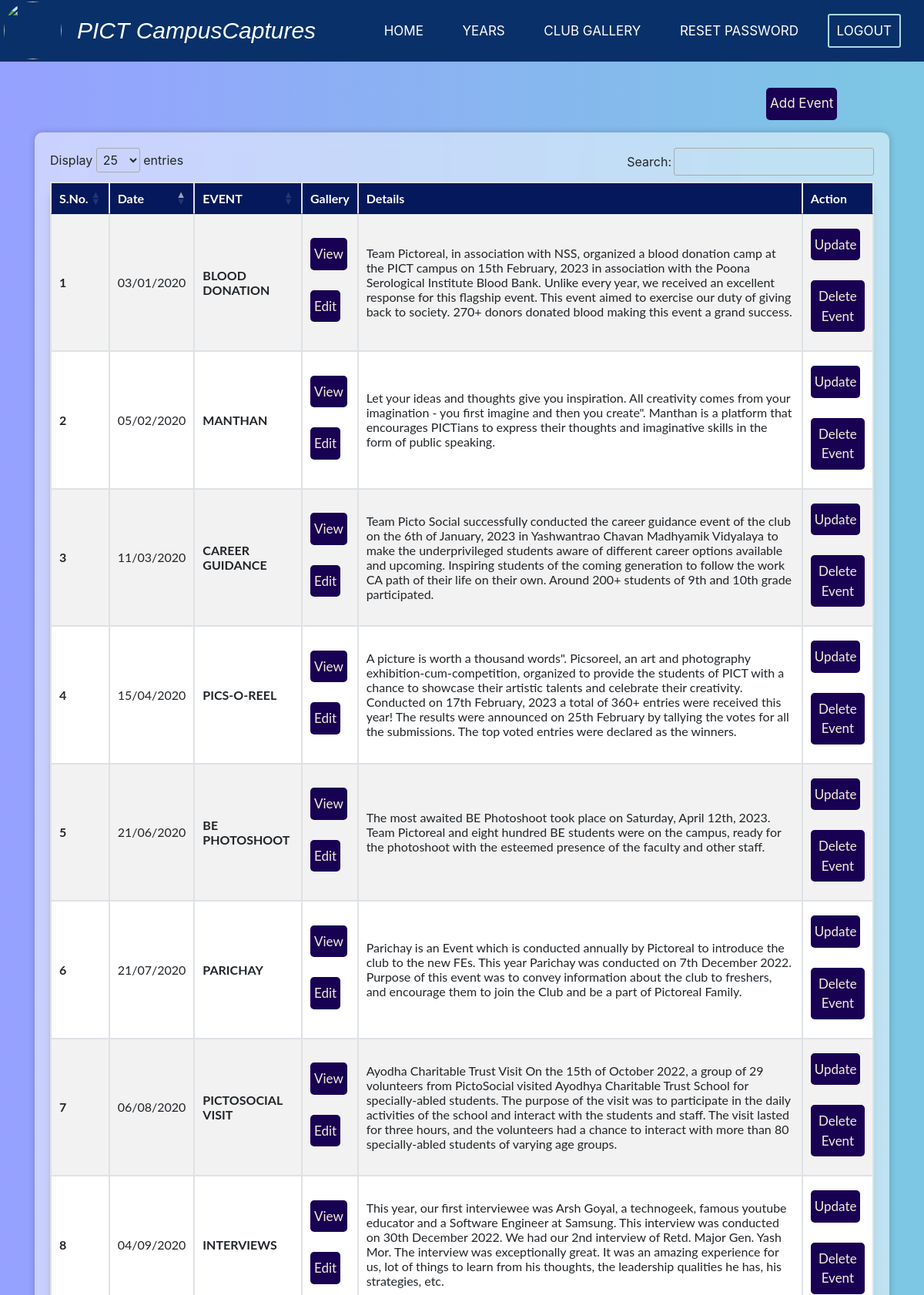
The app's page /welcome.php (signed in, upper part) with its own data.
### tables this page shows
CREATE TABLE `pictoreal` (
  `id` int(11) NOT NULL,
  `event_date` date NOT NULL,
  `event_name` varchar(100) NOT NULL,
  `gallery` longblob NOT NULL,
  `details` mediumtext NOT NULL
);

### welcome.php (the view, shortened to what this page needs)
<?php
$table_name = $_SESSION['club_name'];
$images_table_name = $table_name . '_images';
include 'partials/_dbconnect.php';
?>
<link href="https://cdn.jsdelivr.net/npm/bootstrap@5.0.2/dist/css/bootstrap.min.css" rel="stylesheet">
 <link rel="stylesheet" href="https://stackpath.bootstrapcdn.com/bootstrap/4.4.1/css/bootstrap.min.css"
>
  <link rel="stylesheet" href="//cdn.datatables.net/1.10.20/css/jquery.dataTables.min.css">
  <link rel="stylesheet" href="welcome.css">
  <nav>
  <div class="logosymbol"><a href="/campus_captures/welcome.php"><img src="pict1.png"></a></div>
        <label class="logo">PICT CampusCaptures</label>
        <ul>
            <li><a href="/campus_captures/welcome.php">Home</a></li>
            <li><a href="#" class="wbtn">Years</a>
            </li>
            <li><a href="/campus_captures/gallery.php"  class="wbtn">Club Gallery</a></li>
            <li><a href="/campus_captures/reset-password.php"  class="wbtn">Reset Password</a></li>
            <li><a href="/campus_captures/logout.php"  class="wbtn">Logout</a></li>
        </ul>
  </nav>
<div class="container my-4">
    <div class="row">
      <div class="col-10">
      </div>
      <div class="col-2">
        <form action="/campus_captures/addevent.php" method="post">
          <button class='edit  btn btn-sm btn-primary'>Add Event</button>
        </form>
      </div>
    </div>
    <div class="table-container">
    <table id="dtBasicExample" class="table-striped table-bordered table-sm" cellspacing="0" width="100%">
  <thead>
    <tr>
      <th class="th-sm">S.No.
      </th>
      <th class="th-sm">Date
      </th>
      <th class="th-sm">EVENT
      </th>
      <th class="th-sm">Gallery
      </th>
      <th class="th-sm">Details
      </th>
      <th class="th-sm">Action
      </th>
    </tr>
  </thead>
  <tbody>
  <?php
$sql = "SELECT * FROM $table_name ";
$sql .= " ORDER BY event_date ASC";
$result = mysqli_query($conn, $sql);
$no = 0;
while ($row = mysqli_fetch_assoc($result)) {
  $no=$no+1;
  $date = $row['event_date'];
$event_head= $row['event_name'];
$event_headline = str_replace(' ', '$', $event_head);
  echo "<tr>
          <th scope='row'>" . $no . "</th>
          <td>" . date('d/m/Y', strtotime($date)) . "</td>
  <td class='bold-text'>". $row['event_name']."</td>
  <td>
  <form action='/campus_captures/display.php' method='post'>
  <input type='hidden' name='id' value=". $row['id'] ." >
  <input type='hidden' name='event_headline' value=". $event_headline ." >
  <input type='hidden' name='table_name' value=". $images_table_name ." >
  <input type='hidden' name='task' value='view' >
  <button class='btn btn-sm btn-primary' id=".$row['id'].">View</button>
</form>
<form action='/campus_captures/deleteimages.php' method='post'>
<input type='hidden' name='id' value=". $row['id'] ." >
<input type='hidden' name='event_name' value=". $row['event_name'] ." >
<input type='hidden' name='table_name' value=". $table_name ." >
<input type='hidden' name='task' value='view' >
<button class='btn btn-sm btn-primary' id=".$row['id'].">Edit</button>
</form>
</td>
  <td>". $row['details']."</td>
  <td>
  <form action='/campus_captures/editevent.php' method='post'>
    <input type='hidden' name='id' value=". $row['id'] ." >
    <input type='hidden' name='table_name' value=". $table_name ." >
    <input type='hidden' name='task' value='edit' >
    <button class='edit  btn btn-sm btn-primary' id=".$row['id'].">Update</button>
  </form>
  <form action='/campus_captures/addevent.php' method='post' onsubmit='return confirmDeleteEvent()'>
                                <input type='hidden' name='id' value='". $row['id'] ."' >
                                <input type='hidden' name='table_name' value='". $table_name ."' >
                                <input type='hidden' name='task' value='delete' >
                                <button class='edit  btn btn-sm btn-primary' id='".$row['id']."'>Delete Event</button>
                            </form>
</td>
  </tr>";
}
?>
  </tbody>
</table>
</div>
  </div>

### welcome.css (style rules this page uses)
.bold-text { font-weight: bold; }
nav { background: rgb(9, 48, 104); height: 80px; width: 100%; }
.logosymbol img { height: 75px; width: 75px; border-radius: 50%; position: absolute; margin-top: 2px; margin-left: 5px; }
label.logo { color:#ffffff; font-size: 30px; font-family: 'Montserrat', sans-serif; line-height: 80px; padding: 0 30px; padding-left: 100px; font-weight: 100; font-style: italic; display: inline; }
nav ul li a[href="/campus_captures/logout.php"] { border: 2px solid lightblue; padding: 10px; / }
nav ul { margin-top: 0px; float: right; margin-right: 20px; }
nav ul li { display: inline-block; line-height: 80px ; margin: 0 10px }
nav ul li a { color: rgb(255, 255, 255); font-size: 17px; padding: 7px 13px ; border-radius: 3px; text-transform: uppercase; }
.table-container { background-color: rgba(255, 255, 255, 0.5); border-radius: 10px; backdrop-filter: blur(10px); box-shadow: 0 0 10px rgba(0, 0, 0, 0.2); padding: 20px; margin-bottom: 20px; }
.table-container table { font-family: "Lato", sans-serif; }
.btn { color: rgb(255, 255, 255); background-color: rgb(27, 0, 145); border: none; outline: none; font-size: 17px; margin-top: 10px; padding: 8px 5px; border-radius: 5px; display: inline-block; text-decoration: none; }
.btn-primary { color: antiquewhite; background-color: rgb(24, 0, 83) }
.th-sm { color: rgb(255, 255, 255); background-color:rgb(5, 24, 91); }
table { border: 1px solid black; background-color: rgb(255, 255, 255); box-shadow: -1px 12px 12px -6px rgba(67, 69, 73, 0.5); }
.wbtn { background-color: rgb(9, 48, 104);; }

### records on screen
pictoreal: event_date "03/01/2020", event_name "BLOOD DONATION", details "Team Pictoreal, in association with NSS, organized a blood donation camp at the PICT campus on 15th February, 2023 in association with the Poona Serological Institute Blood Bank. Unlike every year, we received an excellent response for this flagship event. This event aimed to exercise our duty of giving back to society. 270+ donors donated blood making this event a grand success."
pictoreal: event_date "05/02/2020", event_name "MANTHAN", details "Let your ideas and thoughts give you inspiration. All creativity comes from your imagination - you first imagine and then you create\". Manthan is a platform that encourages PICTians to express their thoughts and imaginative skills in the form of public speaking."
pictoreal: event_date "11/03/2020", event_name "CAREER GUIDANCE", details "Team Picto Social successfully conducted the career guidance event of the club on the 6th of January, 2023 in Yashwantrao Chavan Madhyamik Vidyalaya to make the underprivileged students aware of different career options available and upcoming. Inspiring students of the coming generation to follow the work CA path of their life on their own. Around 200+ students of 9th and 10th grade participated."
pictoreal: event_date "15/04/2020", event_name "PICS-O-REEL", details "A picture is worth a thousand words\". Picsoreel, an art and photography exhibition-cum-competition, organized to provide the students of PICT with a chance to showcase their artistic talents and celebrate their creativity. Conducted on 17th February, 2023 a total of 360+ entries were received this year! The results were announced on 25th February by tallying the votes for all the submissions. The top voted entries were declared as the winners."
pictoreal: event_date "21/06/2020", event_name "BE PHOTOSHOOT", details "The most awaited BE Photoshoot took place on Saturday, April 12th, 2023. Team Pictoreal and eight hundred BE students were on the campus, ready for the photoshoot with the esteemed presence of the faculty and other staff."
pictoreal: event_date "21/07/2020", event_name "PARICHAY", details "Parichay is an Event which is conducted annually by Pictoreal to introduce the club to the new FEs. This year Parichay was conducted on 7th December 2022. Purpose of this event was to convey information about the club to freshers, and encourage them to join the Club and be a part of Pictoreal Family."
pictoreal: event_date "06/08/2020", event_name "PICTOSOCIAL VISIT", details "Ayodha Charitable Trust Visit On the 15th of October 2022, a group of 29 volunteers from PictoSocial visited Ayodhya Charitable Trust School for specially-abled students. The purpose of the visit was to participate in the daily activities of the school and interact with the students and staff. The visit lasted for three hours, and the volunteers had a chance to interact with more than 80 specially-abled students of varying age groups."
pictoreal: event_date "04/09/2020", event_name "INTERVIEWS", details "This year, our first interviewee was Arsh Goyal, a technogeek, famous youtube educator and a Software Engineer at Samsung. This interview was conducted on 30th December 2022. We had our 2nd interview of Retd. Major Gen. Yash Mor. The interview was exceptionally great. It was an amazing experience for us, lot of things to learn from his thoughts, the leadership qualities he has, his strategies, etc."
